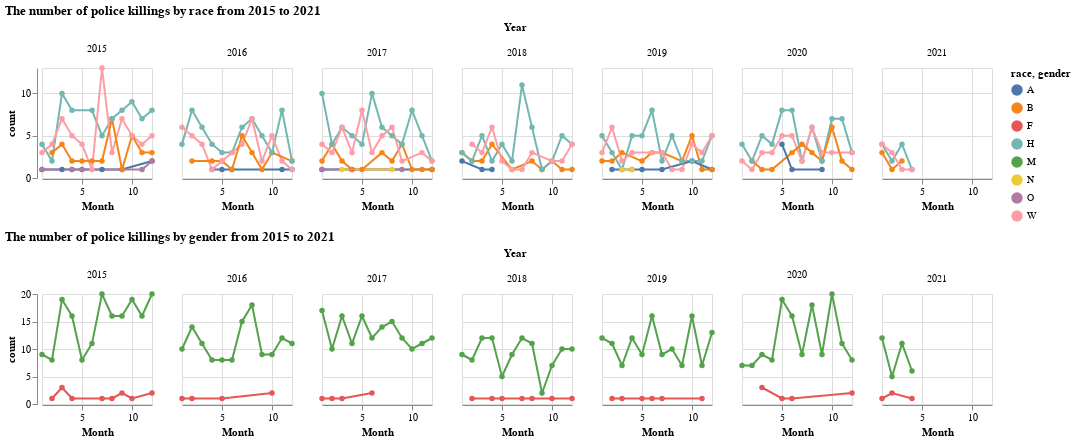

Write notebook code for a chart like this one.
### Code cell
race_plot.properties(title='The number of police killings by race from 2015 to 2021') & gender_plot.properties(title='The number of police killings by gender from 2015 to 2021')

### Figure 1 — Vega-Lite specification as saved in the notebook (floating-point values rounded to 4 significant figures; data arrays with more than 128 entries replaced by an {"elided": "..."} marker saying what was removed)
{"config": {"view": {"continuousWidth": 400, "continuousHeight": 300}}, "vconcat": [{"data": {"name": "data-57570866b39698aef43ba6bdc4f6e10f"}, "facet": {"type": "quantitative", "field": "Year"}, "spec": {"mark": {"type": "line", "point": true}, "encoding": {"color": {"type": "nominal", "field": "race"}, "x": {"type": "quantitative", "field": "Month"}, "y": {"type": "quantitative", "field": "count"}}, "height": 110, "width": 110}, "title": "The number of police killings by race from 2015 to 2021"}, {"data": {"name": "data-7526dcc95efc2d7f2c16d3407cd8b34e"}, "facet": {"type": "quantitative", "field": "Year"}, "spec": {"mark": {"type": "line", "point": true}, "encoding": {"color": {"type": "nominal", "field": "gender"}, "x": {"type": "quantitative", "field": "Month"}, "y": {"type": "quantitative", "field": "count"}}, "height": 110, "width": 110}, "title": "The number of police killings by gender from 2015 to 2021"}], "$schema": "https://vega.github.io/schema/vega-lite/v4.8.1.json", "datasets": {"data-57570866b39698aef43ba6bdc4f6e10f": {"elided": "249 records"}, "data-7526dcc95efc2d7f2c16d3407cd8b34e": [{"Year": 2015, "Month": 1, "gender": "M", "count": 9}, {"Year": 2015, "Month": 2, "gender": "F", "count": 1}, {"Year": 2015, "Month": 2, "gender": "M", "count": 8}, {"Year": 2015, "Month": 3, "gender": "F", "count": 3}, {"Year": 2015, "Month": 3, "gender": "M", "count": 19}, {"Year": 2015, "Month": 4, "gender": "F", "count": 1}, {"Year": 2015, "Month": 4, "gender": "M", "count": 16}, {"Year": 2015, "Month": 5, "gender": "M", "count": 8}, {"Year": 2015, "Month": 6, "gender": "M", "count": 11}, {"Year": 2015, "Month": 7, "gender": "F", "count": 1}, {"Year": 2015, "Month": 7, "gender": "M", "count": 20}, {"Year": 2015, "Month": 8, "gender": "F", "count": 1}, {"Year": 2015, "Month": 8, "gender": "M", "count": 16}, {"Year": 2015, "Month": 9, "gender": "F", "count": 2}, {"Year": 2015, "Month": 9, "gender": "M", "count": 16}, {"Year": 2015, "Month": 10, "gender": "F", "count": 1}, {"Year": 2015, "Month": 10, "gender": "M", "count": 19}, {"Year": 2015, "Month": 11, "gender": "M", "count": 16}, {"Year": 2015, "Month": 12, "gender": "F", "count": 2}, {"Year": 2015, "Month": 12, "gender": "M", "count": 20}, {"Year": 2016, "Month": 1, "gender": "F", "count": 1}, {"Year": 2016, "Month": 1, "gender": "M", "count": 10}, {"Year": 2016, "Month": 2, "gender": "F", "count": 1}, {"Year": 2016, "Month": 2, "gender": "M", "count": 14}, {"Year": 2016, "Month": 3, "gender": "M", "count": 11}, {"Year": 2016, "Month": 4, "gender": "M", "count": 8}, {"Year": 2016, "Month": 5, "gender": "F", "count": 1}, {"Year": 2016, "Month": 5, "gender": "M", "count": 8}, {"Year": 2016, "Month": 6, "gender": "M", "count": 8}, {"Year": 2016, "Month": 7, "gender": "M", "count": 15}, {"Year": 2016, "Month": 8, "gender": "M", "count": 18}, {"Year": 2016, "Month": 9, "gender": "M", "count": 9}, {"Year": 2016, "Month": 10, "gender": "F", "count": 2}, {"Year": 2016, "Month": 10, "gender": "M", "count": 9}, {"Year": 2016, "Month": 11, "gender": "M", "count": 12}, {"Year": 2016, "Month": 12, "gender": "M", "count": 11}, {"Year": 2017, "Month": 1, "gender": "F", "count": 1}, {"Year": 2017, "Month": 1, "gender": "M", "count": 17}, {"Year": 2017, "Month": 2, "gender": "F", "count": 1}, {"Year": 2017, "Month": 2, "gender": "M", "count": 10}, {"Year": 2017, "Month": 3, "gender": "F", "count": 1}, {"Year": 2017, "Month": 3, "gender": "M", "count": 16}, {"Year": 2017, "Month": 4, "gender": "M", "count": 11}, {"Year": 2017, "Month": 5, "gender": "M", "count": 16}, {"Year": 2017, "Month": 6, "gender": "F", "count": 2}, {"Year": 2017, "Month": 6, "gender": "M", "count": 12}, {"Year": 2017, "Month": 7, "gender": "M", "count": 14}, {"Year": 2017, "Month": 8, "gender": "M", "count": 15}, {"Year": 2017, "Month": 9, "gender": "M", "count": 12}, {"Year": 2017, "Month": 10, "gender": "M", "count": 10}, {"Year": 2017, "Month": 11, "gender": "M", "count": 11}, {"Year": 2017, "Month": 12, "gender": "M", "count": 12}, {"Year": 2018, "Month": 1, "gender": "M", "count": 9}, {"Year": 2018, "Month": 2, "gender": "F", "count": 1}, {"Year": 2018, "Month": 2, "gender": "M", "count": 8}, {"Year": 2018, "Month": 3, "gender": "M", "count": 12}, {"Year": 2018, "Month": 4, "gender": "F", "count": 1}, {"Year": 2018, "Month": 4, "gender": "M", "count": 12}, {"Year": 2018, "Month": 5, "gender": "F", "count": 1}, {"Year": 2018, "Month": 5, "gender": "M", "count": 5}, {"Year": 2018, "Month": 6, "gender": "M", "count": 9}, {"Year": 2018, "Month": 7, "gender": "F", "count": 1}, {"Year": 2018, "Month": 7, "gender": "M", "count": 12}, {"Year": 2018, "Month": 8, "gender": "F", "count": 1}, {"Year": 2018, "Month": 8, "gender": "M", "count": 11}, {"Year": 2018, "Month": 9, "gender": "M", "count": 2}, {"Year": 2018, "Month": 10, "gender": "F", "count": 1}, {"Year": 2018, "Month": 10, "gender": "M", "count": 7}, {"Year": 2018, "Month": 11, "gender": "M", "count": 10}, {"Year": 2018, "Month": 12, "gender": "F", "count": 1}, {"Year": 2018, "Month": 12, "gender": "M", "count": 10}, {"Year": 2019, "Month": 1, "gender": "M", "count": 12}, {"Year": 2019, "Month": 2, "gender": "F", "count": 1}, {"Year": 2019, "Month": 2, "gender": "M", "count": 11}, {"Year": 2019, "Month": 3, "gender": "F", "count": 1}, {"Year": 2019, "Month": 3, "gender": "M", "count": 7}, {"Year": 2019, "Month": 4, "gender": "M", "count": 12}, {"Year": 2019, "Month": 5, "gender": "F", "count": 1}, {"Year": 2019, "Month": 5, "gender": "M", "count": 9}, {"Year": 2019, "Month": 6, "gender": "F", "count": 1}, {"Year": 2019, "Month": 6, "gender": "M", "count": 16}, {"Year": 2019, "Month": 7, "gender": "F", "count": 1}, {"Year": 2019, "Month": 7, "gender": "M", "count": 9}, {"Year": 2019, "Month": 8, "gender": "M", "count": 10}, {"Year": 2019, "Month": 9, "gender": "M", "count": 7}, {"Year": 2019, "Month": 10, "gender": "M", "count": 16}, {"Year": 2019, "Month": 11, "gender": "F", "count": 1}, {"Year": 2019, "Month": 11, "gender": "M", "count": 7}, {"Year": 2019, "Month": 12, "gender": "M", "count": 13}, {"Year": 2020, "Month": 1, "gender": "M", "count": 7}, {"Year": 2020, "Month": 2, "gender": "M", "count": 7}, {"Year": 2020, "Month": 3, "gender": "F", "count": 3}, {"Year": 2020, "Month": 3, "gender": "M", "count": 9}, {"Year": 2020, "Month": 4, "gender": "M", "count": 8}, {"Year": 2020, "Month": 5, "gender": "F", "count": 1}, {"Year": 2020, "Month": 5, "gender": "M", "count": 19}, {"Year": 2020, "Month": 6, "gender": "F", "count": 1}, {"Year": 2020, "Month": 6, "gender": "M", "count": 16}, {"Year": 2020, "Month": 7, "gender": "M", "count": 9}, {"Year": 2020, "Month": 8, "gender": "M", "count": 18}, {"Year": 2020, "Month": 9, "gender": "M", "count": 9}, {"Year": 2020, "Month": 10, "gender": "M", "count": 20}, {"Year": 2020, "Month": 11, "gender": "M", "count": 11}, {"Year": 2020, "Month": 12, "gender": "F", "count": 2}, {"Year": 2020, "Month": 12, "gender": "M", "count": 8}, {"Year": 2021, "Month": 1, "gender": "F", "count": 1}, {"Year": 2021, "Month": 1, "gender": "M", "count": 12}, {"Year": 2021, "Month": 2, "gender": "F", "count": 2}, {"Year": 2021, "Month": 2, "gender": "M", "count": 5}, {"Year": 2021, "Month": 3, "gender": "M", "count": 11}, {"Year": 2021, "Month": 4, "gender": "F", "count": 1}, {"Year": 2021, "Month": 4, "gender": "M", "count": 6}]}}
